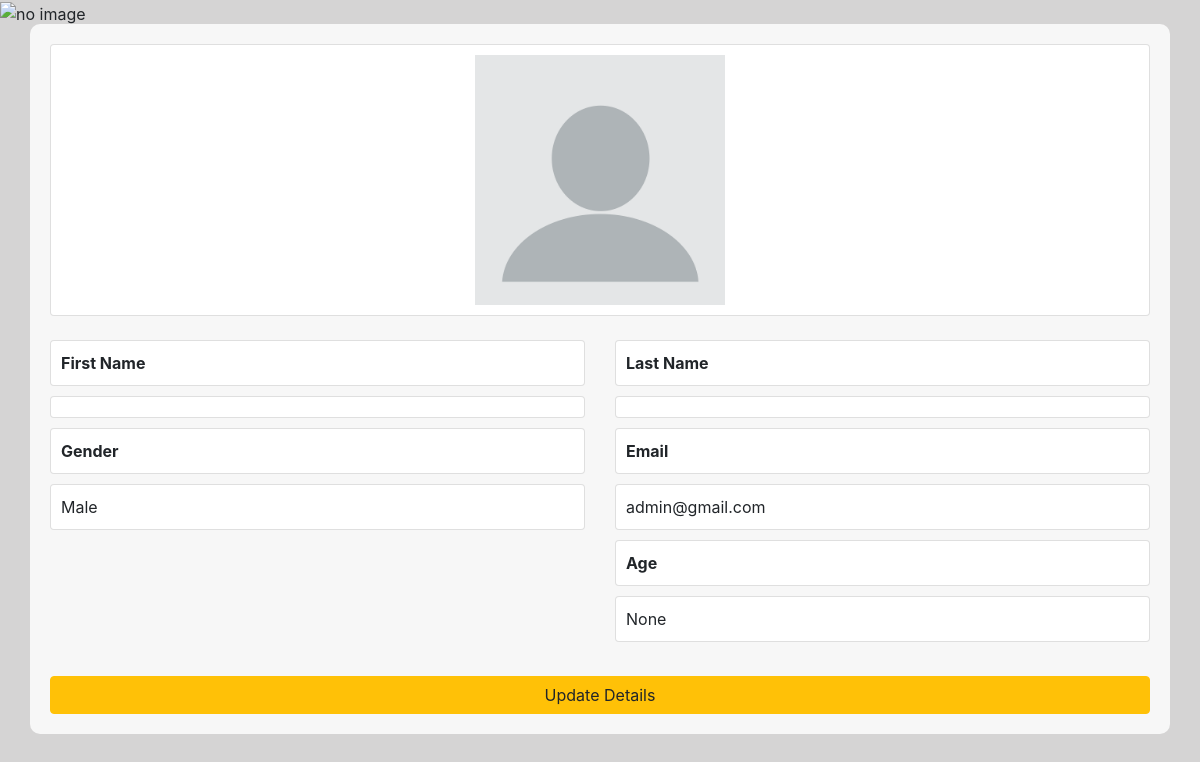
Screenshot of /accounts/profile/ (signed in) with the database file from the repository.
### accounts/models.py (models this page shows)
class CustUser(AbstractUser):
    phone = models.IntegerField(null=True)
    options = (
        ('Male', 'Male'),
        ('Female', 'Female'),
        ('Others', 'Others')
    )
    gender = models.CharField(max_length=100, choices=options, null=True, default='Male')
    age = models.IntegerField(null=True)
    is_active_basic = models.BooleanField(default=False,null=True,blank=True)
    is_active_inter = models.BooleanField(default=False,null=True,blank=True)
    is_active_adv = models.BooleanField(default=False,null=True,blank=True)
    is_active_coding = models.BooleanField(default=False,null=True,blank=True)

### accounts/views.py (the view)
# urls.py: path('profile/',Profile.as_view(),name='pro'),
class Profile(TemplateView):
    template_name = 'profile.html'
    def get_context_data(self, **kwargs):
        context = super().get_context_data(**kwargs)
        context['data'] = CustUser.objects.get(id=self.request.user.id)
        return context

### accounts/templates/profile.html (shortened to what this page needs)
<!DOCTYPE html>
<html lang="en">
<head>
    <link rel="stylesheet" href="https://stackpath.bootstrapcdn.com/bootstrap/4.3.1/css/bootstrap.min.css">
</head>
<body>
    {% load static %}
    <div class="container mt-4">
        <div class="bg-img">
            <img src="{% static 'images/learning.jpg' %}" alt="no image">
        </div>
        <div class="card text-center">
            <div class="card-body">
                <img src="{% static 'images/pro.webp' %}" alt="Profile Image" width="250px" height="250px">
            </div>
        </div>
        <div class="row mt-4">
            <div class="col-md-6">
                <div class="card">
                    <div class="card-body font-weight-bold">
                        First Name
                    </div>
                </div>
                <div class="card">
                    <div class="card-body">
                    </div>
                </div>
                <div class="card">
                    <div class="card-body font-weight-bold">
                        Gender
                    </div>
                </div>
                <div class="card">
                    <div class="card-body">
                        {{data.gender}}
                    </div>
                </div>
            </div>
            <div class="col-md-6">
                <div class="card">
                    <div class="card-body font-weight-bold">
                        Last Name
                    </div>
                </div>
                <div class="card">
                    <div class="card-body">
                    </div>
                </div>
                <div class="card">
                    <div class="card-body font-weight-bold">
                        Email
                    </div>
                </div>
                <div class="card">
                    <div class="card-body">
                        {{data.email}}
                    </div>
                </div>
                <div class="card">
                    <div class="card-body font-weight-bold">
                        Age
                    </div>
                </div>
                <div class="card">
                    <div class="card-body">
                        {{data.age}}
                    </div>
                </div>
            </div>
        </div>
        <div class="row mt-4">
            <div class="col-md-12">
                <a href="{% url 'proupd' data.id %}" class="btn btn-warning btn-block">Update Details</a>
            </div>
        </div>
    </div>
</body>
</html>

### accounts/templates/profile.html (style rules this page uses)
body { background-color: rgb(213, 212, 212); }
.bg-img { position: fixed; top: 0; left: 0; width: 100%; height: 100%; z-index: -1; }
.bg-img img { width: 100%; height: 100%; object-fit: cover; }
.card { margin-bottom: 10px; }
.card-body { padding: 10px; }
.container { background-color: rgba(255, 255, 255, 0.8); border-radius: 10px; padding: 20px; }

### rows the page displays
CustUser: gender "Male", email "admin@gmail.com", age "None"
